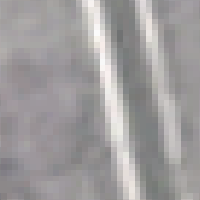
#> input picture screenshot_and_process/template_match/test_target.png, 200 x 200 px
$ python template_match.py
#> lines starting #> are read from the running program, lines starting #| are printed output that depends on the picture
#!/bin/python

# code simplified from https://blog.csdn.net/qq_40344307/article/details/95111626

import cv2
from matplotlib import pyplot as plt

img = cv2.imread('test_target.png', 0)
#> img: shape (200, 200); min 113, max 251, mean 157
template = cv2.imread('test_template.png', 0)
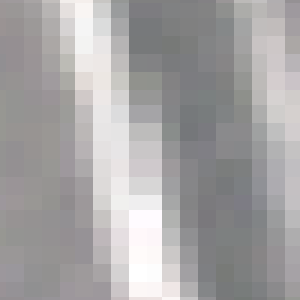
#> input picture screenshot_and_process/template_match/test_template.png, 100 x 100 px (shown 3 times larger)
#> template: shape (100, 100); min 118, max 255, mean 164.3
w, h = template.shape[::-1]
#> w = 100; h = 100
# All the 6 methods for comparison in a list
methods = [
    'cv2.TM_CCOEFF', 'cv2.TM_CCOEFF_NORMED', 'cv2.TM_CCORR',
    'cv2.TM_CCORR_NORMED', 'cv2.TM_SQDIFF', 'cv2.TM_SQDIFF_NORMED'
]
for meth in methods:
    # eval 语句用来计算存储在字符串中的有效 Python 表达式
    method = eval(meth)
    # 模板匹配
    res = cv2.matchTemplate(img, template, method)
    # 寻找最值
    min_val, max_val, min_loc, max_loc = cv2.minMaxLoc(res)
    # 使用不同的比较方法，对结果的解释不同

    if method in [cv2.TM_SQDIFF, cv2.TM_SQDIFF_NORMED]:
        top_left = min_loc
    else:
        top_left = max_loc
    bottom_right = (top_left[0] + w, top_left[1] + h)
    cv2.rectangle(img, top_left, bottom_right, 255, 2)
    plt.subplot(121), plt.imshow(res, cmap='gray')
    plt.title('Matching Result'), plt.xticks([]), plt.yticks([])
    plt.subplot(122), plt.imshow(img, cmap='gray')
    plt.title('Detected Point'), plt.xticks([]), plt.yticks([])
    plt.suptitle(meth)
    plt.show()
#> this loop made 6 passes
#> (min_val, max_val, min_loc, top_left, bottom_right) on passes 1 to 4: (-7432530.5, 10797109, (92, 18), (68, 30), (168, 130)), (-0.58, 0.773, (92, 18), (80, 88), (180, 188)), (248792688, 293251392, (0, 100), (63, 1), (163, 101)), (0.919, 0.978, (87, 0), (82, 100), (182, 200))
#> (min_val, max_val, max_loc, top_left, bottom_right) on passes 5 to 6: (15667968, 52071840, (92, 24), (84, 100), (184, 200)), (0.0557, 0.171, (92, 24), (70, 37), (170, 137))
#> pass 1, `res = cv2.matchTemplate(img, template, method)`:
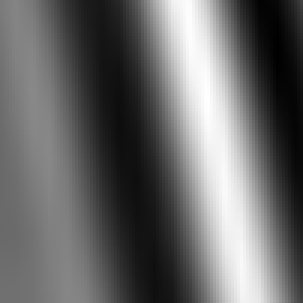
#> res: shape (101, 101) float32 (shown 3 times larger); min -7432530.5, max 10797109, mean 64313.5; drawn with min black and max white
#> pass 1, `plt.show()`:
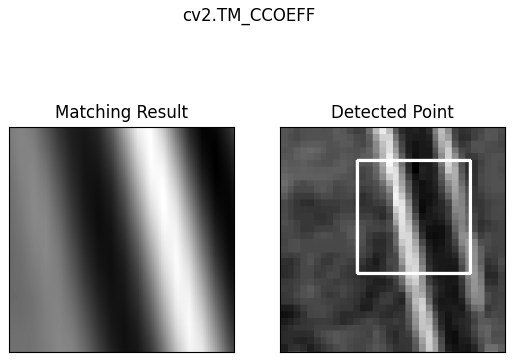
#> figure drawn by matplotlib, 2 panels
#> pass 2, `res = cv2.matchTemplate(img, template, method)`:
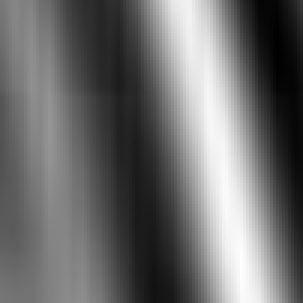
#> res: shape (101, 101) float32 (shown 3 times larger); min -0.58, max 0.773, mean -0.000872; drawn with min black and max white
#> pass 3, `res = cv2.matchTemplate(img, template, method)`:
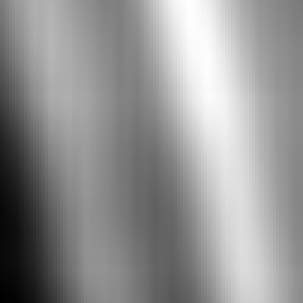
#> res: shape (101, 101) float32 (shown 3 times larger); min 248792688, max 293251392, mean 274555488; drawn with min black and max white
#> after the loop:
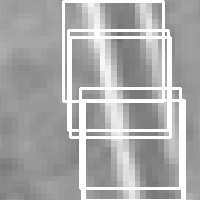
#> img: shape (200, 200); min 113, max 255, mean 170.2
#> after the loop:
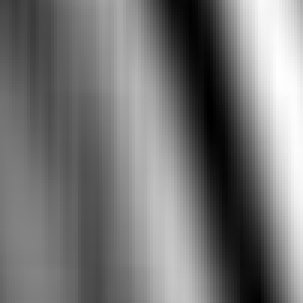
#> res: shape (101, 101) float32 (shown 3 times larger); min 0.0557, max 0.171, mean 0.109; drawn with min black and max white
